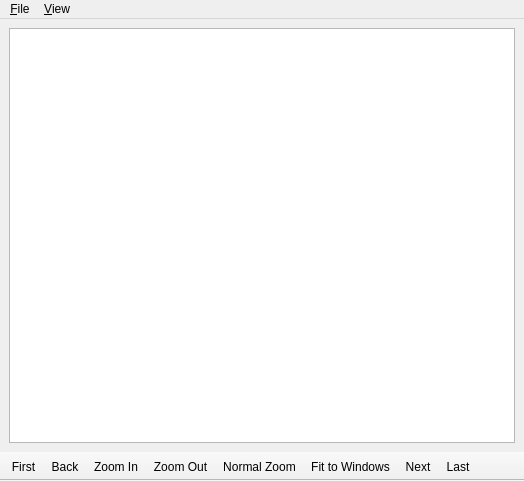
<?xml version="1.0" encoding="UTF-8"?>
<ui version="4.0">
 <class>MainUI</class>
 <widget class="QMainWindow" name="MainUI">
  <property name="geometry">
   <rect>
    <x>0</x>
    <y>0</y>
    <width>524</width>
    <height>481</height>
   </rect>
  </property>
  <property name="windowTitle">
   <string>Image Viewer</string>
  </property>
  <widget class="QWidget" name="centralwidget">
   <layout class="QGridLayout" name="gridLayout">
    <item row="0" column="0">
     <widget class="PhotoView" name="photoView"/>
    </item>
   </layout>
  </widget>
  <widget class="QMenuBar" name="menubar">
   <property name="geometry">
    <rect>
     <x>0</x>
     <y>0</y>
     <width>524</width>
     <height>26</height>
    </rect>
   </property>
   <widget class="QMenu" name="menuFile">
    <property name="title">
     <string>&amp;File</string>
    </property>
    <addaction name="separator"/>
    <addaction name="action_Open"/>
    <addaction name="action_Save_as"/>
    <addaction name="action_Print"/>
    <addaction name="separator"/>
    <addaction name="action_Exit"/>
   </widget>
   <widget class="QMenu" name="menuView">
    <property name="title">
     <string>&amp;View</string>
    </property>
    <addaction name="actionZoom_In"/>
    <addaction name="actionZoom_Out"/>
    <addaction name="action_Normal_Zoom"/>
    <addaction name="action_Fit_to_windows"/>
   </widget>
   <addaction name="menuFile"/>
   <addaction name="menuView"/>
  </widget>
  <widget class="QToolBar" name="toolBar">
   <property name="windowTitle">
    <string>toolBar</string>
   </property>
   <property name="movable">
    <bool>false</bool>
   </property>
   <property name="allowedAreas">
    <set>Qt::BottomToolBarArea|Qt::LeftToolBarArea</set>
   </property>
   <property name="floatable">
    <bool>false</bool>
   </property>
   <attribute name="toolBarArea">
    <enum>BottomToolBarArea</enum>
   </attribute>
   <attribute name="toolBarBreak">
    <bool>false</bool>
   </attribute>
   <addaction name="actionFirst"/>
   <addaction name="actionBack"/>
   <addaction name="actionZoom_In"/>
   <addaction name="actionZoom_Out"/>
   <addaction name="action_Normal_Zoom"/>
   <addaction name="action_Fit_to_windows"/>
   <addaction name="actionNext"/>
   <addaction name="actionLast"/>
  </widget>
  <action name="actionPlay">
   <property name="text">
    <string>Play</string>
   </property>
  </action>
  <action name="actionPause">
   <property name="text">
    <string>Pause</string>
   </property>
  </action>
  <action name="actionStop">
   <property name="text">
    <string>Stop</string>
   </property>
  </action>
  <action name="actionNext">
   <property name="text">
    <string>Next</string>
   </property>
   <property name="shortcut">
    <string>Right</string>
   </property>
  </action>
  <action name="actionBack">
   <property name="text">
    <string>Back</string>
   </property>
   <property name="shortcut">
    <string>Left</string>
   </property>
  </action>
  <action name="action_Exit">
   <property name="text">
    <string>&amp;Exit</string>
   </property>
   <property name="shortcut">
    <string>Ctrl+Q</string>
   </property>
   <property name="shortcutContext">
    <enum>Qt::ApplicationShortcut</enum>
   </property>
  </action>
  <action name="action_Open">
   <property name="text">
    <string>&amp;Open</string>
   </property>
   <property name="shortcut">
    <string>Ctrl+O</string>
   </property>
  </action>
  <action name="action_Save_as">
   <property name="text">
    <string>&amp;Save as...</string>
   </property>
   <property name="shortcut">
    <string>Ctrl+S</string>
   </property>
  </action>
  <action name="action_Print">
   <property name="text">
    <string>&amp;Print</string>
   </property>
   <property name="shortcut">
    <string>Ctrl+P</string>
   </property>
  </action>
  <action name="actionZoom_In">
   <property name="text">
    <string>Zoom &amp;In</string>
   </property>
   <property name="shortcut">
    <string>Ctrl++</string>
   </property>
  </action>
  <action name="actionZoom_Out">
   <property name="text">
    <string>Zoom &amp;Out</string>
   </property>
   <property name="shortcut">
    <string>Ctrl+-</string>
   </property>
  </action>
  <action name="action_Normal_Zoom">
   <property name="text">
    <string>&amp;Normal Zoom</string>
   </property>
   <property name="shortcut">
    <string>Ctrl+0</string>
   </property>
  </action>
  <action name="action_Fit_to_windows">
   <property name="text">
    <string>&amp;Fit to Windows</string>
   </property>
   <property name="iconText">
    <string>Fit to Windows</string>
   </property>
   <property name="toolTip">
    <string>Fit to Windows</string>
   </property>
   <property name="shortcut">
    <string>F</string>
   </property>
  </action>
  <action name="action_About">
   <property name="text">
    <string>&amp;About</string>
   </property>
  </action>
  <action name="actionFirst">
   <property name="text">
    <string>First</string>
   </property>
   <property name="toolTip">
    <string>First image</string>
   </property>
   <property name="shortcut">
    <string>Home</string>
   </property>
  </action>
  <action name="actionLast">
   <property name="text">
    <string>Last</string>
   </property>
   <property name="toolTip">
    <string>Last image</string>
   </property>
   <property name="shortcut">
    <string>End</string>
   </property>
  </action>
 </widget>
 <customwidgets>
  <customwidget>
   <class>PhotoView</class>
   <extends>QGraphicsView</extends>
   <header>PhotoView.h</header>
  </customwidget>
 </customwidgets>
 <resources/>
 <connections/>
</ui>
